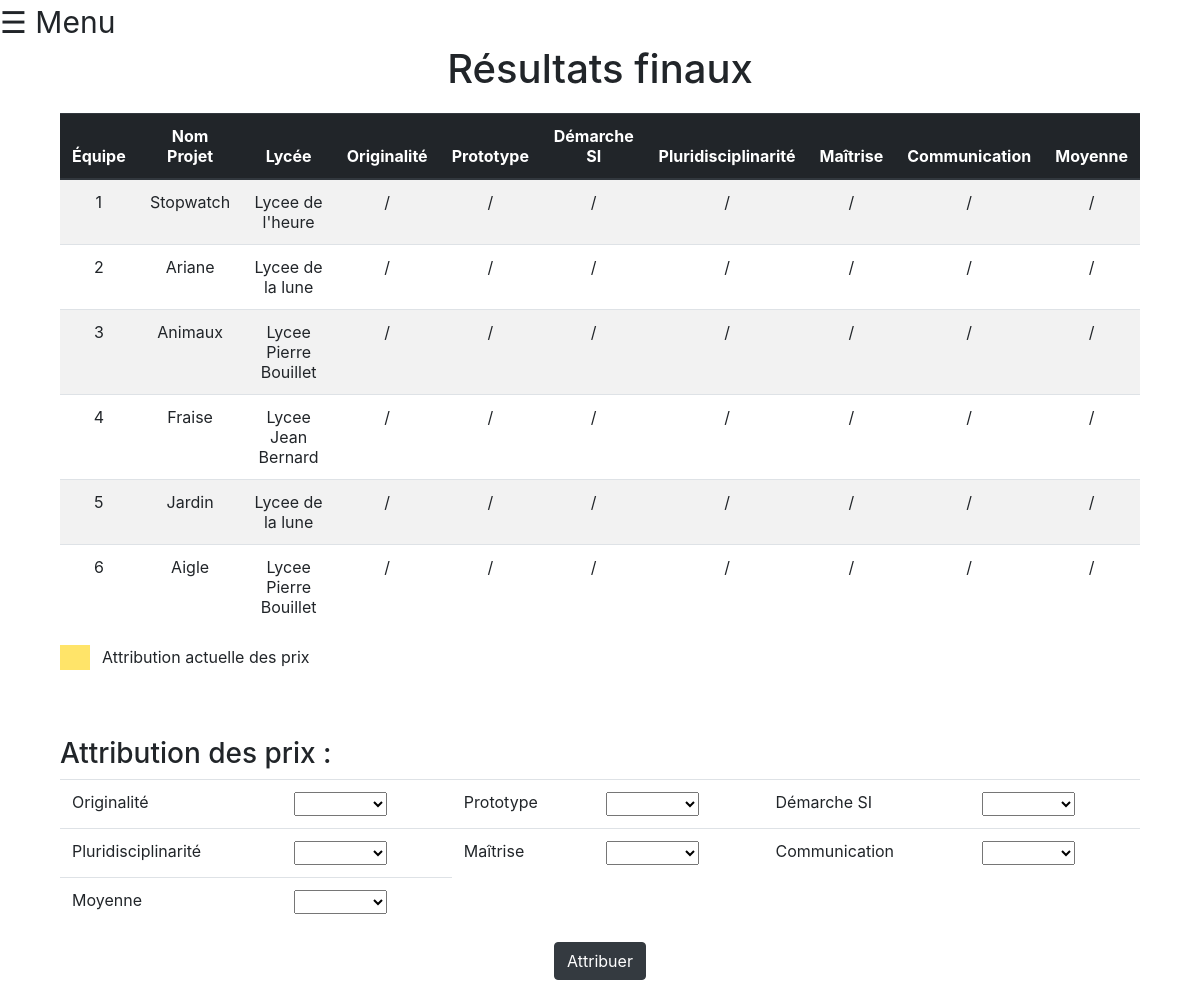
Page /site-web/templates/admin/resultats_admin.php (signed in) on the committed database.
### tables this page shows
create table GROUPE(
    NumGroupe int,
    NomProjet varchar(30),
    Lycee varchar(100),
    numSalle int,
    image_Projet varchar(100),
    PRIMARY key(NumGroupe)
);

### BD/Interactions/InteractionsBD.php (called while the page is built, shortened)
<?php
    function getNote($connexion,$numGroupe)
    {
        try
        {
            $Liste = array("Prototype"=>0,"Originalite"=> 0,"DemarcheSI"=>0,"pluriDisciplinarite"=>0,"Maitrise"=>0,"devDurable"=>0);
            $prep = "select idNote from DONNE where NumGroupe = $numGroupe";
            $reponse = $connexion->query($prep);
            $NB = $reponse->rowCount();
            if ($NB == 0)
            {
                return array("Prototype"=>-1,"Originalite"=>-1,"DemarcheSI"=>-1,"pluriDisciplinarite"=>-1,"Maitrise"=>-1,"devDurable"=>-1);
            }
            $Liste["Prototype"] = $Liste["Prototype"] / $NB;
            $Liste["Originalite"] = $Liste["Originalite"]/$NB;
            $Liste["DemarcheSI"] = $Liste["DemarcheSI"]/$NB;
            $Liste["pluriDisciplinarite"] = $Liste["pluriDisciplinarite"]/$NB;
            $Liste["Maitrise"] = $Liste["Maitrise"]/$NB;
            $Liste["devDurable"] = $Liste["devDurable"]/$NB;
            return $Liste;
        }
        catch(PDOException $e)
        {
        echo $e.getMessage();
        }
    }
?>

### site-web/templates/admin/resultats_admin.php (the view, shortened to what this page needs)
<html>
<head>
  <link rel="stylesheet" href="../../css/index.css"/>
  <link rel="stylesheet" href="https://maxcdn.bootstrapcdn.com/bootstrap/4.0.0-beta.3/css/bootstrap.min.css">
</head>
<body>
  <?php
    include 'menu_admin.php';
    include '../../../BD/Interactions/InteractionsBD.php';
    $db = connect_database();
  ?>
  <center><h1>Résultats finaux</h1></center>
  <div>
    <div style="padding-top: 1% ; padding-left: 5% ; padding-right: 5%">
      <table class="table table-striped" style="text-align: center;">
        <thead class="thead-dark">
          <tr>
            <th>Équipe</th>
            <th>Nom Projet</th>
            <th>Lycée</th>
            <th>Originalité</th>
            <th>Prototype</th>
            <th>Démarche SI</th>
            <th>Pluridisciplinarité</th>
            <th>Maîtrise</th>
            <th>Communication</th>
            <th>Moyenne</th>
          </tr>
        </thead>
        <?php
        $all_grp = array();
        $all_recompense = array();
        try{
          $stmt = $db->prepare("SELECT NumGroupe,Lycee,NomProjet FROM GROUPE");
          $stmt->execute();
          $stmt2 = $db->prepare("SELECT idGroupe, idRecompense FROM RECOMPENSE");
          $stmt2->execute();
          while($row = $stmt2->fetch()){
            $all_recompense[$row["idRecompense"]] = $row["idGroupe"];
          }
          $rec0 = 0;
          $rec1 = 0;
          $rec2 = 0;
          $rec3 = 0;
          $rec4 = 0;
          $rec5 = 0;
          $rec6 = 0;
          while($row = $stmt->fetch()){
            array_push($all_grp,$row['NumGroupe']);
            $liste = getNote($db,$row['NumGroupe']);
            echo "<tr>";
            echo "<td>".$row['NumGroupe']."</td>";
            echo "<td>".$row['NomProjet']."</td>";
            echo "<td>".$row['Lycee']."</td>";
            if($liste['Originalite']==-1){
              $rec0+=1;
              if ($rec0 != $all_recompense["1"]){
                echo "<td>". "/" ."</td>";
              }
              else{
                echo "<td bgcolor='#FFE469'>". "/" ."</td>";
              }
            }
            if($liste['Prototype']==-1){
              $rec1+=1;
              if ($rec1 != $all_recompense["2"]){
                echo "<td>". "/" ."</td>";
              }
              else{
                echo "<td bgcolor='#FFE469'>". "/" ."</td>";
              }
            }
            if($liste['DemarcheSI']==-1){
              $rec2+=1;
              if ($rec2 != $all_recompense["3"]){
                echo "<td>". "/" ."</td>";
              }
              else{
                echo "<td bgcolor='#FFE469'>". "/" ."</td>";
              }
            }
            if($liste['pluriDisciplinarite']==-1){
              $rec3+=1;
              if ($rec3 != $all_recompense["4"]){
                echo "<td>". "/" ."</td>";
              }
              else{
                echo "<td bgcolor='#FFE469'>". "/" ."</td>";
              }
            }
            if($liste['Maitrise']==-1){
              $rec4+=1;
              if ($rec4 != $all_recompense["5"]){
                echo "<td>". "/" ."</td>";
              }
              else{
                echo "<td bgcolor='#FFE469'>". "/" ."</td>";
              }
            }
            if($liste['devDurable']==-1){
              $rec5+=1;
              if ($rec5 != $all_recompense["6"]){
                echo "<td>". "/" ."</td>";
              }
              else{
                echo "<td bgcolor='#FFE469'>". "/" ."</td>";
              }
            }
            if($liste['Originalite']==-1 OR $liste['Prototype']==-1 OR $liste['DemarcheSI']==-1 OR $liste['pluriDisciplinarite']==-1 OR $liste['Maitrise']==-1 OR $liste['devDurable']==-1){
              $rec6+=1;
              if ($rec6 != $all_recompense["7"]){
                echo "<td>". "/" ."</td>";
              }
              else{
                echo "<td bgcolor='#FFE469'>". "/" ."</td>";
              }
            }
            echo "</tr>";
          }
        }
        catch(Exception $e){
          echo $e.getMessage();
        }
        ?>
      </table>
    </div>
    <div style:"display: flex">
      <div style="background-color: #FFE469 ; height: 25px ; width: 30px ; float: left ; margin-left: 5%"> </div>
      <label style="padding-left: 1%">Attribution actuelle des prix</label>
    </div>
    <div style="padding-left: 5% ; padding-right: 5% ; padding-top: 5%">
      <h3>Attribution des prix :</h3>
      <form method="post" action="insert_res.php">
        <table class="table">
          <tr>
            <td>Originalité</td>
            <td>
              <select name="originalite">
                <option value="none"></option>
                <?php
                  foreach ($all_grp as $num) {
                    if ($all_recompense["1"]==$num){
                      echo "<option value='".$num."' selected='selected'>Groupe ".$num."</option>";
                    }
                    else{
                      echo "<option value='".$num."'>Groupe ".$num."</option>";
                    }
                  }?>
              </select>
            </td>
            <td>Prototype</td>
            <td>
              <select name="prototype">
                <option value="none"></option>
                <?php foreach ($all_grp as $num) {
                  if ($all_recompense["2"]==$num){
                    echo "<option value='".$num."' selected='selected'>Groupe ".$num."</option>";
                  }
                  else{
                    echo "<option value='".$num."'>Groupe ".$num."</option>";
                  }
                } ?>
              </select>
            </td>
            <td>Démarche SI</td>
            <td>
              <select name="demarche_si">
                <option value="none"></option>
                <?php foreach ($all_grp as $num) {
                  if ($all_recompense["3"]==$num){
                    echo "<option value='".$num."' selected='selected'>Groupe ".$num."</option>";
                  }
                  else{
                    echo "<option value='".$num."'>Groupe ".$num."</option>";
                  }
                } ?>
              </select>
            </td>
          </tr>
          <tr>
            <td>Pluridisciplinarité</td>
            <td>
              <select name="pluridisciplinarite">
                <option value="none"></option>
                <?php foreach ($all_grp as $num) {
                  if ($all_recompense["4"]==$num){
                    echo "<option value='".$num."' selected='selected'>Groupe ".$num."</option>";
                  }
                  else{
                    echo "<option value='".$num."'>Groupe ".$num."</option>";
                  }
                } ?>
              </select>
            </td>
            <td>Maîtrise</td>
            <td>
              <select name="maitrise">
                <option value="none"></option>
                <?php foreach ($all_grp as $num) {
                  if ($all_recompense["5"]==$num){
                    echo "<option value='".$num."' selected='selected'>Groupe ".$num."</option>";
                  }
                  else{
                    echo "<option value='".$num."'>Groupe ".$num."</option>";
                  }
                } ?>
              </select>
            </td>
            <td>Communication</td>
            <td>
              <select name="developpement_durable">
                <option value="none"></option>
                <?php foreach ($all_grp as $num) {
                  if ($all_recompense["6"]==$num){
                    echo "<option value='".$num."' selected='selected'>Groupe ".$num."</option>";
                  }
                  else{
                    echo "<option value='".$num."'>Groupe ".$num."</option>";
                  }
                } ?>
              </select>
            </td>
          </tr>
          <tr>
            <td>Moyenne</td>
            <td>
              <select name="moyenne">
                <option value="none"></option>
                <?php foreach ($all_grp as $num) {
                  if ($all_recompense["7"]==$num){
                    echo "<option value='".$num."' selected='selected'>Groupe ".$num."</option>";
                  }
                  else{
                    echo "<option value='".$num."'>Groupe ".$num."</option>";
                  }
                } ?>
              </select>
            </td>
          </tr>
        </table>
        <center>
          <div>
            <input class="btn btn-dark" type="submit" value="Attribuer"/>
          </div>
        </center>
      </form>
    </div>
  </div>
</body>
</html>

### site-web/css/index.css (style rules this page uses)
body { font-family: "Lato", sans-serif; }

### rows in the picture
groupe: NumGroupe "1", NomProjet "Stopwatch", Lycee "Lycee de l'heure"
groupe: NumGroupe "2", NomProjet "Ariane", Lycee "Lycee de la lune"
groupe: NumGroupe "3", NomProjet "Animaux", Lycee "Lycee Pierre Bouillet"
groupe: NumGroupe "4", NomProjet "Fraise", Lycee "Lycee Jean Bernard"
groupe: NumGroupe "5", NomProjet "Jardin", Lycee "Lycee de la lune"
groupe: NumGroupe "6", NomProjet "Aigle", Lycee "Lycee Pierre Bouillet"
